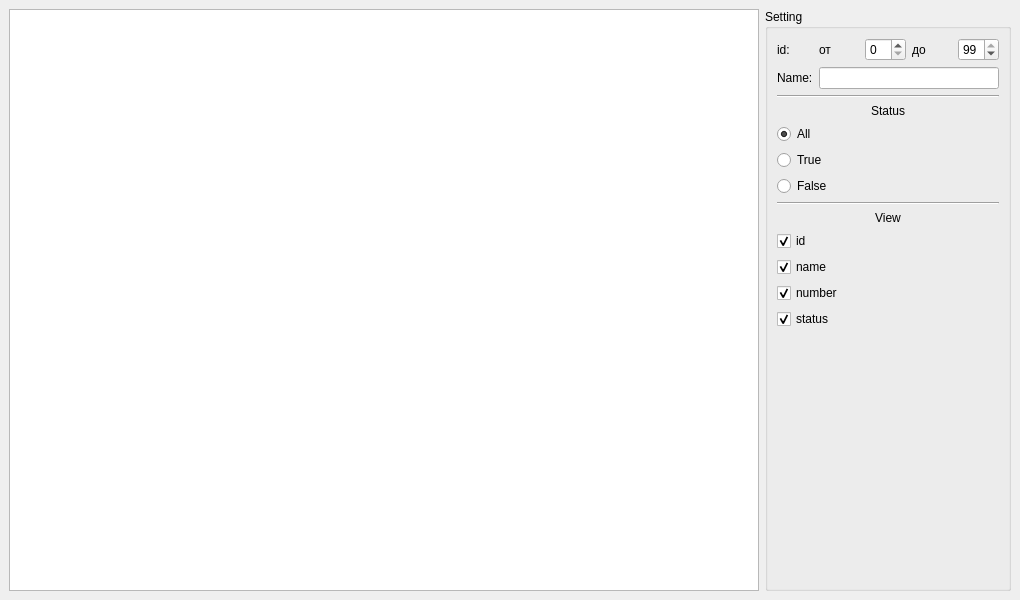
<?xml version="1.0" encoding="UTF-8"?>
<ui version="4.0">
 <class>MainWindow</class>
 <widget class="QMainWindow" name="MainWindow">
  <property name="geometry">
   <rect>
    <x>0</x>
    <y>0</y>
    <width>1020</width>
    <height>600</height>
   </rect>
  </property>
  <property name="windowTitle">
   <string>QTableView-ProxyModel-Example</string>
  </property>
  <widget class="QWidget" name="centralwidget">
   <layout class="QGridLayout" name="gridLayout_2" columnstretch="4,1">
    <item row="0" column="0">
     <widget class="QTableView" name="tableView">
      <property name="styleSheet">
       <string notr="true"/>
      </property>
     </widget>
    </item>
    <item row="0" column="1">
     <widget class="QGroupBox" name="groupBox">
      <property name="title">
       <string>Setting</string>
      </property>
      <layout class="QVBoxLayout" name="verticalLayout_2">
       <item>
        <layout class="QGridLayout" name="gridLayout">
         <item row="0" column="0">
          <widget class="QLabel" name="idLabel">
           <property name="text">
            <string>id:</string>
           </property>
          </widget>
         </item>
         <item row="0" column="1">
          <layout class="QHBoxLayout" name="horizontalLayout">
           <item>
            <widget class="QLabel" name="labelFrom">
             <property name="text">
              <string>от</string>
             </property>
            </widget>
           </item>
           <item>
            <widget class="QSpinBox" name="spinBoxMin"/>
           </item>
           <item>
            <widget class="QLabel" name="labelTo">
             <property name="text">
              <string>до</string>
             </property>
            </widget>
           </item>
           <item>
            <widget class="QSpinBox" name="spinBoxMax">
             <property name="value">
              <number>99</number>
             </property>
            </widget>
           </item>
          </layout>
         </item>
         <item row="1" column="0">
          <widget class="QLabel" name="nameLabel">
           <property name="text">
            <string>Name:</string>
           </property>
          </widget>
         </item>
         <item row="1" column="1">
          <widget class="QLineEdit" name="lineEdit"/>
         </item>
        </layout>
       </item>
       <item>
        <widget class="Line" name="line">
         <property name="orientation">
          <enum>Qt::Horizontal</enum>
         </property>
        </widget>
       </item>
       <item>
        <layout class="QVBoxLayout" name="verticalLayout">
         <item>
          <widget class="QLabel" name="label">
           <property name="text">
            <string>Status</string>
           </property>
           <property name="alignment">
            <set>Qt::AlignCenter</set>
           </property>
          </widget>
         </item>
         <item>
          <widget class="QRadioButton" name="radioButton_all">
           <property name="text">
            <string>All</string>
           </property>
           <property name="checked">
            <bool>true</bool>
           </property>
          </widget>
         </item>
         <item>
          <widget class="QRadioButton" name="radioButton_true">
           <property name="text">
            <string>True</string>
           </property>
          </widget>
         </item>
         <item>
          <widget class="QRadioButton" name="radioButton_false">
           <property name="text">
            <string>False</string>
           </property>
          </widget>
         </item>
        </layout>
       </item>
       <item>
        <widget class="Line" name="line_2">
         <property name="orientation">
          <enum>Qt::Horizontal</enum>
         </property>
        </widget>
       </item>
       <item>
        <layout class="QVBoxLayout" name="verticalLayout_3">
         <item>
          <widget class="QLabel" name="label_2">
           <property name="text">
            <string>View</string>
           </property>
           <property name="alignment">
            <set>Qt::AlignCenter</set>
           </property>
          </widget>
         </item>
         <item>
          <widget class="QCheckBox" name="checkBox_id">
           <property name="text">
            <string>id</string>
           </property>
           <property name="checked">
            <bool>true</bool>
           </property>
          </widget>
         </item>
         <item>
          <widget class="QCheckBox" name="checkBox_name">
           <property name="text">
            <string>name</string>
           </property>
           <property name="checked">
            <bool>true</bool>
           </property>
          </widget>
         </item>
         <item>
          <widget class="QCheckBox" name="checkBox_number">
           <property name="text">
            <string>number</string>
           </property>
           <property name="checked">
            <bool>true</bool>
           </property>
          </widget>
         </item>
         <item>
          <widget class="QCheckBox" name="checkBox_status">
           <property name="text">
            <string>status</string>
           </property>
           <property name="checked">
            <bool>true</bool>
           </property>
          </widget>
         </item>
        </layout>
       </item>
       <item>
        <spacer name="verticalSpacer">
         <property name="orientation">
          <enum>Qt::Vertical</enum>
         </property>
         <property name="sizeHint" stdset="0">
          <size>
           <width>222</width>
           <height>68</height>
          </size>
         </property>
        </spacer>
       </item>
      </layout>
     </widget>
    </item>
   </layout>
  </widget>
 </widget>
 <resources/>
 <connections/>
</ui>
